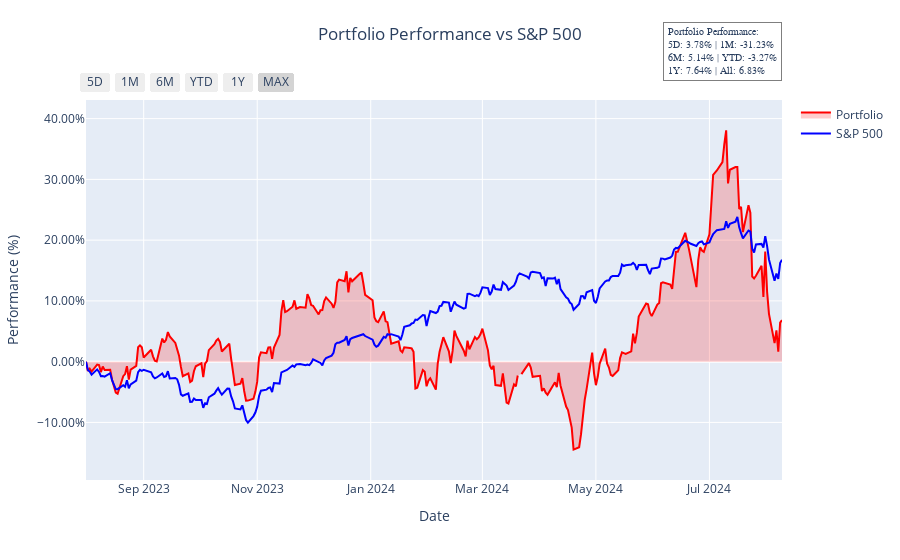

Write notebook code for a chart like this one.
### Code cell
plot_portfolio_growth(portfolio_data)

### Figure 1 — Plotly figure (JSON) as saved in the notebook; plotly's stock layout.template omitted (floating-point values rounded to 4 significant figures; data arrays with more than 128 entries replaced by an {"elided": "..."} marker saying what was removed)
{"data": [{"customdata": {"elided": "259 float values"}, "fill": "tozeroy", "fillcolor": "rgba(255,0,0,0.2)", "hovertemplate": "%{y:.2f}% ($%{customdata:.2f})<extra></extra>", "line": {"color": "red", "width": 2}, "name": "Portfolio", "type": "scatter", "x": {"elided": "259 str values"}, "y": {"elided": "259 float values"}}, {"line": {"color": "blue", "width": 2}, "name": "S&P 500", "type": "scatter", "x": {"elided": "259 str values"}, "y": {"elided": "259 float values"}}], "layout": {"annotations": [{"align": "left", "bgcolor": "rgba(255,255,255,0.8)", "bordercolor": "rgba(0,0,0,0.5)", "borderpad": 4, "borderwidth": 1, "font": {"family": "monospace", "size": 10}, "showarrow": false, "text": "Portfolio Performance:<br><span style='display: inline-block; width: 70px;'>5D: 3.78%</span> | <span style='display: inline-block; width: 80px;'>1M: -31.23%</span><br><span style='display: inline-block; width: 70px;'>6M: 5.14%</span> | <span style='display: inline-block; width: 80px;'>YTD: -3.27%</span><br><span style='display: inline-block; width: 70px;'>1Y: 7.64%</span> | <span style='display: inline-block; width: 80px;'>All: 6.83%</span>", "x": 1, "xanchor": "right", "xref": "paper", "y": 1.05, "yanchor": "bottom", "yref": "paper"}], "hovermode": "x unified", "margin": {"t": 100}, "showlegend": true, "title": {"text": "Portfolio Performance vs S&P 500", "x": 0.5, "xanchor": "center", "y": 0.95, "yanchor": "top"}, "xaxis": {"rangeselector": {"buttons": [{"count": 5, "label": "5D", "step": "day", "stepmode": "backward"}, {"count": 1, "label": "1M", "step": "month", "stepmode": "backward"}, {"count": 6, "label": "6M", "step": "month", "stepmode": "backward"}, {"count": 1, "label": "YTD", "step": "year", "stepmode": "todate"}, {"count": 1, "label": "1Y", "step": "year", "stepmode": "backward"}, {"label": "MAX", "step": "all"}]}, "rangeslider": {"visible": false}, "title": {"text": "Date"}}, "yaxis": {"range": [-19.48, 43.07], "tickformat": ".2f", "ticksuffix": "%", "title": {"text": "Performance (%)"}}}}
